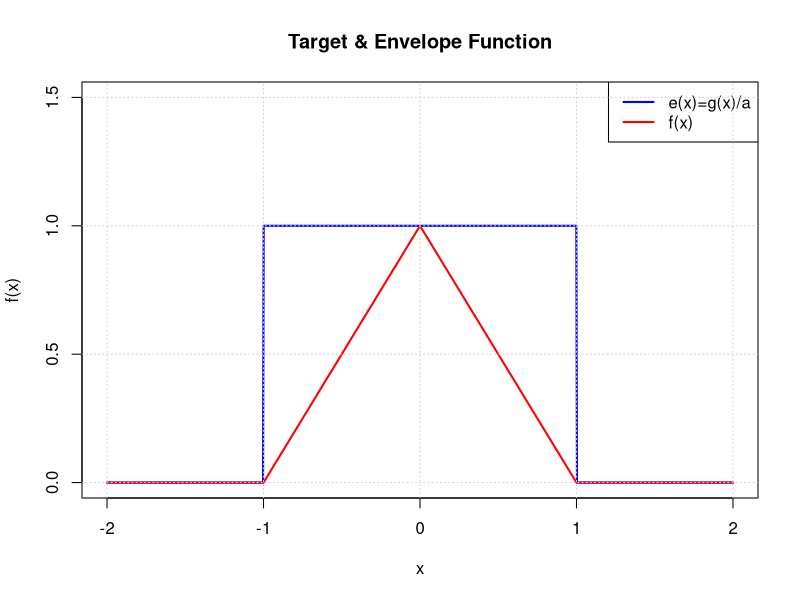
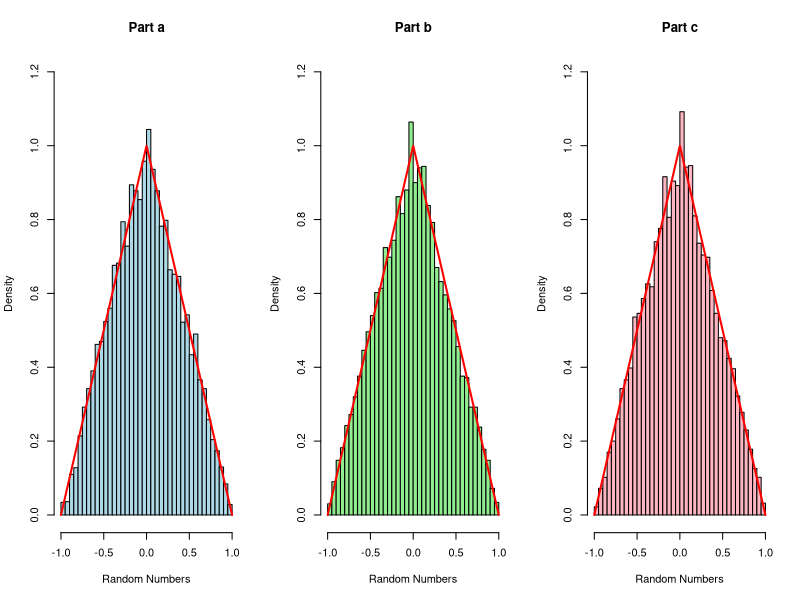
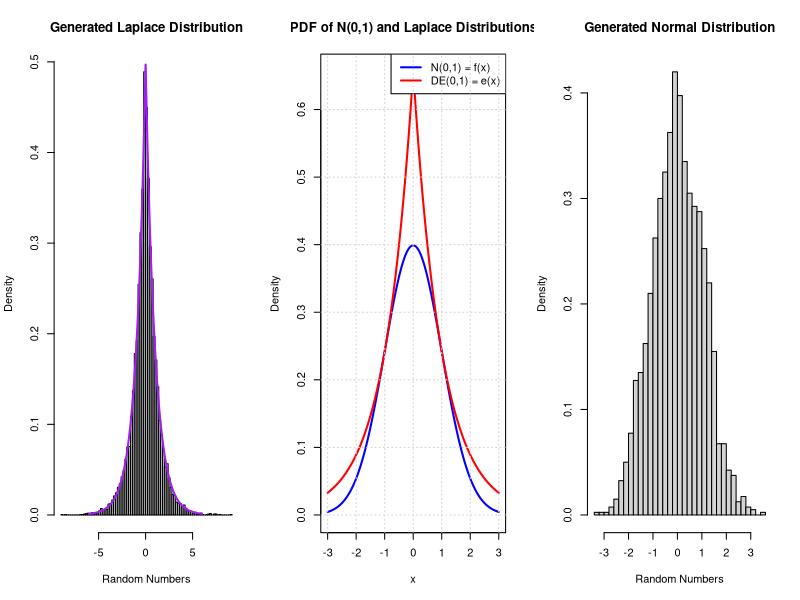
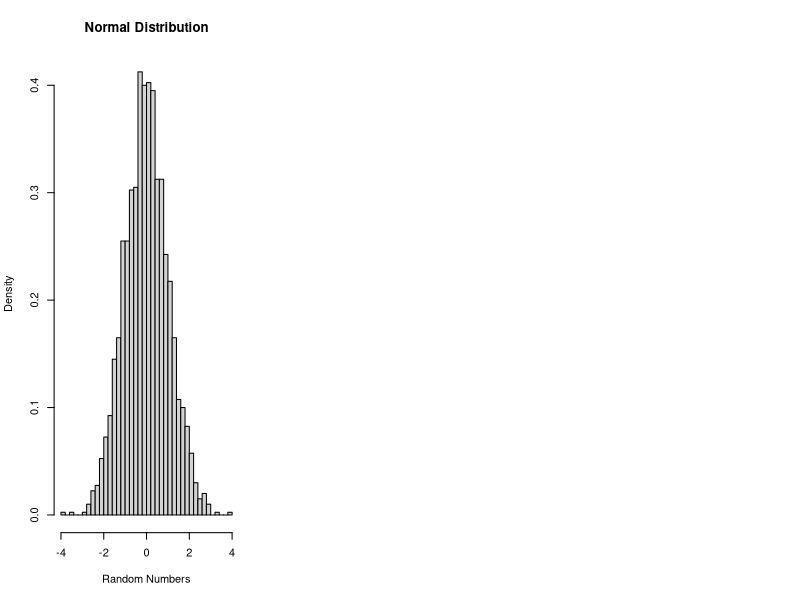
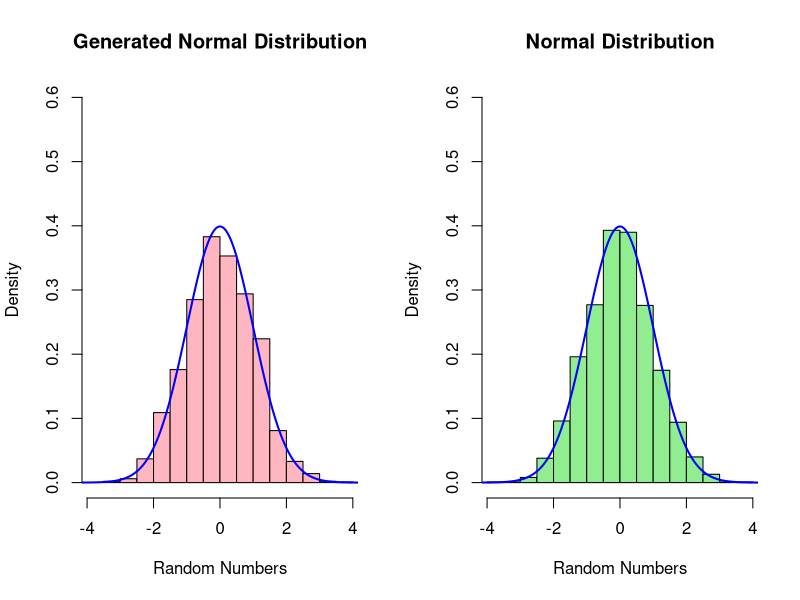
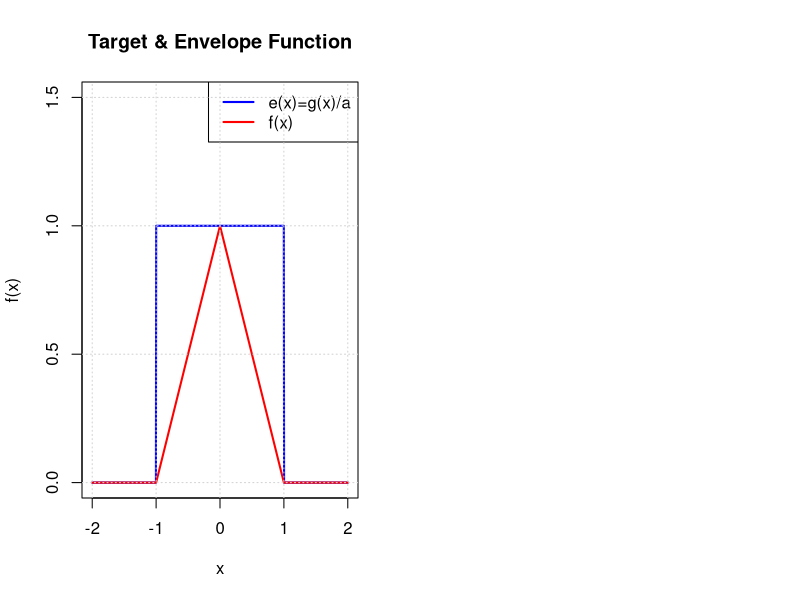
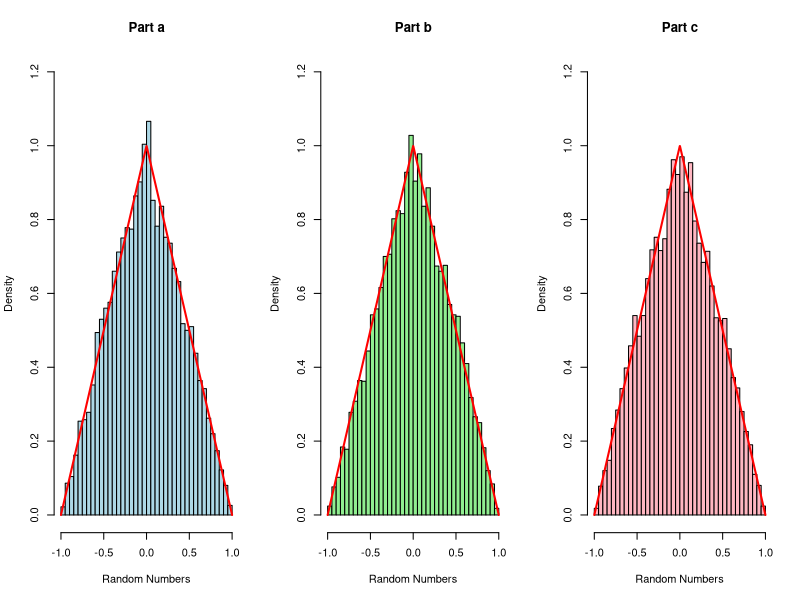
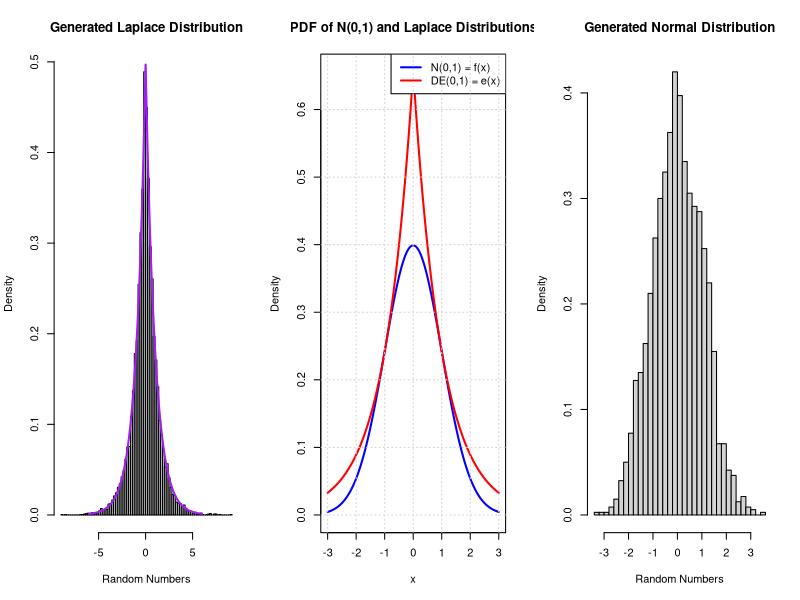

These figures' R source, in order:
## ---- chunk 1
knitr::opts_chunk$set(echo = TRUE)
## ---- chunk 2
# Define the function
triangle_function <- function(x){
  if (x < -1 || x > 1){
    return(0)
  }
  if (-1 <= x && x <= 0){
    return(x+1)
  }
  if (0 < x && x <= 1){
    return(1-x)
  }
}
## ---- chunk 3
x_values <- seq(-2, 2, length.out = 1000)
a <- 0.5
pdf_uniform_values <- dunif(x_values, min = -1, max = 1) / a
pdf_triangle_values <- sapply(x_values, triangle_function)

plot(x_values, pdf_uniform_values, type = 'l', col = 'blue', lwd = 2, 
     xlab = 'x', ylab = 'f(x)',
     main = 'Target & Envelope Function', 
     ylim = c(0, 1.5))
lines(x_values, pdf_triangle_values, col = 'red', lwd = 2)
legend('topright', legend = c('e(x)=g(x)/a', 'f(x)'), 
       col = c('blue', 'red'), lty = 1, lwd = 2)
grid()
## ---- chunk 4
part_a_function <- function(n){
  a <- 0.5 
  count <- 0
  generated_samples <- numeric(n)
  reject <- 0
  
  while (count < n){
    Y <- runif(1, min = -1, max = 1) # Sample from g(x)
    U <- runif(1)
    f_y <- triangle_function(Y)
    g_y <- dunif(Y, min = -1, max = 1)
    e_y <- g_y / a
    
    if ((f_y/e_y) >= U){
      count <- count + 1
      generated_samples[count] <- Y
    }
    else{
      reject <- reject + 1
    }
  }
  return(generated_samples)
}
## ---- chunk 5
part_b_function <- function(n){
  Y <- numeric(n)
  for (i in 1:n){
    u1 <- runif(1)
    u2 <- runif(1)
    if (u2 < 0.5){
      Y[i] <- 1-sqrt(1-u1)
    } else{
      Y[i] <- -(1-sqrt(1-u1))
    }
  }
  return(Y)
}
## ---- chunk 6
part_c_function <- function(n){
  U1 <- runif(n)
  U2 <- runif(n)
  generated_samples <- U1 - U2
  return(generated_samples)
}
## ---- chunk 7
n <- 10000
samples_a <- part_a_function(n)
samples_b <- part_b_function(n)
samples_c <- part_c_function(n)
x2_values <- seq(-1, 1, length.out = 1000)
y2_values <- sapply(x2_values, triangle_function)

par(mfrow = c(1, 3))
hist(samples_a, breaks = 30, freq = FALSE, main = "Part a", 
     xlab = "Random Numbers", ylim = c(0,1.2), col = "lightblue")
lines(x2_values, y2_values, col = 'red', lwd = 2)
hist(samples_b, breaks = 30, freq = FALSE, main = "Part b", 
     xlab = "Random Numbers", ylim = c(0,1.2), col = "lightgreen")
lines(x2_values, y2_values, col = 'red', lwd = 2)
hist(samples_c, breaks = 30, freq = FALSE, main = "Part c", 
     xlab = "Random Numbers", ylim = c(0,1.2), col = "lightpink")
lines(x2_values, y2_values, col = 'red', lwd = 2)
## ---- chunk 8
cat("Variance of part a:", var(samples_a), "\n")
cat("Variance of part b:", var(samples_b), "\n")
cat("Variance of part c:", var(samples_c), "\n")
## ---- chunk 9
laplace_pdf <- function(x, mu = 0, lambda = 1){
  return((lambda/2) * exp(-lambda*abs(x - mu)))
}

CDF_laplace <- function(x, mu = 0, lambda = 1){
  cdf <- ifelse(x < mu, (0.5)*exp(lambda*(x-mu)), 1-0.5*exp(-lambda*(x-mu)) )
  return(cdf)
}

inverse_CDF_laplace <- function(u){
  result <- ifelse(u < 0.5, log(2*u), -(log(2-2*u)))
  return(result)
}
## ---- chunk 10
set.seed(123)
U <- runif(10000)
# Use the inverse CDF to get the random variable
X <- inverse_CDF_laplace(U)
hist(X, breaks = 100, freq = FALSE, main = "Generated Laplace Distribution", 
     xlab = "Random Numbers")

x_laplace_values <- seq(-6, 6, length.out = 1000)
y_laplace_values <- sapply(x_laplace_values, laplace_pdf)
lines(x_laplace_values, y_laplace_values, col = 'purple', lwd = 2)
## ---- chunk 11
normal_pdf <- function(x, mean = 0, sd = 1) {
  coefficient <- 1 / (sqrt(2 * pi) * sd)
  exponent <- -((x - mean) ^ 2) / (2 * sd^2)
  density <- coefficient * exp(exponent)
  return(density)
}
## ---- chunk 12
# Define a new function to optimize
optimize_fnc <- function(x){
  g_x <- laplace_pdf(x)
  f_x <- normal_pdf(x)
  to_optimize <- g_x / f_x
  return(to_optimize)
}

# Use optim() function to find minimum a
init_x <- c(-1)
a <- optim(init_x, fn = optimize_fnc, method = "BFGS")$value 
cat("a = ", a)
## ---- chunk 13
x_values <- seq(-3, 3, length.out = 1000)

# Calculate PDF values for Laplace and normal distributions at x_values
pdf_laplace_values <- laplace_pdf(x_values) / a
pdf_normal_values <- normal_pdf(x_values)

plot(x_values, pdf_normal_values, type = 'l', col = 'blue', lwd = 2, 
     xlab = 'x', ylab = 'Density',
     main = 'PDF of N(0,1) and Laplace Distributions', 
     ylim = c(0, max(pdf_normal_values, pdf_laplace_values)))
lines(x_values, pdf_laplace_values, col = 'red', lwd = 2)
legend('topright', legend = c('N(0,1) = f(x)', 'DE(0,1) = e(x)'), 
       col = c('blue', 'red'), lty = 1, lwd = 2)
grid()
## ---- chunk 14
# Generate samples from normal distribution using laplace distribution
n <- 2000
count <- 0
generated_samples <- numeric(n)
reject <- 0

while (count < n){
  U1 <- runif(1)
  U2 <- runif(1)
  Y <- inverse_CDF_laplace(U1) #generate number from laplace dist using inverse method
  f_y <- dnorm(Y) # target function
  e_y <- laplace_pdf(Y)/a # envelope function
  if ((f_y/e_y) >= U2){
    count <- count + 1
    generated_samples[count] <- Y
  }
  else{
    reject <- reject + 1
  }
}

cat("Average Rejection Rate:", reject /(reject + count), "\n")
ER <- ((1/a) - 1) / (1/a)
cat("Expected Rejection Rate ER:", ER, "\n")
## ---- chunk 15
hist(generated_samples, breaks = 30, freq = FALSE, 
     main = "Generated Normal Distribution", xlab = "Random Numbers")
## ---- chunk 16
actual_sample <- rnorm(n)
hist(actual_sample, breaks = 30, freq = FALSE, main = "Normal Distribution", 
     xlab = "Random Numbers")
## ---- chunk 17
par(mfrow = c(1, 2))
x_normal_values <- seq(-5, 5, length.out = 1000)
y_normal_values <- sapply(x_normal_values, normal_pdf)

hist(generated_samples, breaks = 20, freq = FALSE, main = "Generated Normal Distribution", 
     xlab = "Random Numbers", xlim = range(c(generated_samples, actual_sample)), 
     ylim = c(0, 0.6),col = "lightpink")
lines(x_normal_values, y_normal_values, col = 'blue', lwd = 2)

hist(actual_sample, breaks = 20, freq = FALSE, main = "Normal Distribution", 
     xlab = "Random Numbers", xlim = range(c(generated_samples, actual_sample)), 
     ylim = c(0, 0.6), col = "lightgreen")
lines(x_normal_values, y_normal_values, col = 'blue', lwd = 2)
## ---- chunk 18
# Define the function
triangle_function <- function(x){
  if (x < -1 || x > 1){
    return(0)
  }
  if (-1 <= x && x <= 0){
    return(x+1)
  }
  if (0 < x && x <= 1){
    return(1-x)
  }
}
## ---- chunk 19
x_values <- seq(-2, 2, length.out = 1000)
a <- 0.5
pdf_uniform_values <- dunif(x_values, min = -1, max = 1) / a
pdf_triangle_values <- sapply(x_values, triangle_function)

plot(x_values, pdf_uniform_values, type = 'l', col = 'blue', lwd = 2, 
     xlab = 'x', ylab = 'f(x)',
     main = 'Target & Envelope Function', 
     ylim = c(0, 1.5))
lines(x_values, pdf_triangle_values, col = 'red', lwd = 2)
legend('topright', legend = c('e(x)=g(x)/a', 'f(x)'), 
       col = c('blue', 'red'), lty = 1, lwd = 2)
grid()
## ---- chunk 20
part_a_function <- function(n){
  a <- 0.5 
  count <- 0
  generated_samples <- numeric(n)
  reject <- 0
  
  while (count < n){
    Y <- runif(1, min = -1, max = 1) # Sample from g(x)
    U <- runif(1)
    f_y <- triangle_function(Y)
    g_y <- dunif(Y, min = -1, max = 1)
    e_y <- g_y / a
    
    if ((f_y/e_y) >= U){
      count <- count + 1
      generated_samples[count] <- Y
    }
    else{
      reject <- reject + 1
    }
  }
  return(generated_samples)
}
## ---- chunk 21
part_b_function <- function(n){
  Y <- numeric(n)
  for (i in 1:n){
    u1 <- runif(1)
    u2 <- runif(1)
    if (u2 < 0.5){
      Y[i] <- 1-sqrt(1-u1)
    } else{
      Y[i] <- -(1-sqrt(1-u1))
    }
  }
  return(Y)
}
## ---- chunk 22
part_c_function <- function(n){
  U1 <- runif(n)
  U2 <- runif(n)
  generated_samples <- U1 - U2
  return(generated_samples)
}
## ---- chunk 23
n <- 10000
samples_a <- part_a_function(n)
samples_b <- part_b_function(n)
samples_c <- part_c_function(n)
x2_values <- seq(-1, 1, length.out = 1000)
y2_values <- sapply(x2_values, triangle_function)

par(mfrow = c(1, 3))
hist(samples_a, breaks = 30, freq = FALSE, main = "Part a", 
     xlab = "Random Numbers", ylim = c(0,1.2), col = "lightblue")
lines(x2_values, y2_values, col = 'red', lwd = 2)
hist(samples_b, breaks = 30, freq = FALSE, main = "Part b", 
     xlab = "Random Numbers", ylim = c(0,1.2), col = "lightgreen")
lines(x2_values, y2_values, col = 'red', lwd = 2)
hist(samples_c, breaks = 30, freq = FALSE, main = "Part c", 
     xlab = "Random Numbers", ylim = c(0,1.2), col = "lightpink")
lines(x2_values, y2_values, col = 'red', lwd = 2)
## ---- chunk 24
cat("Variance of part a:", var(samples_a), "\n")
cat("Variance of part b:", var(samples_b), "\n")
cat("Variance of part c:", var(samples_c), "\n")
## ---- chunk 25
laplace_pdf <- function(x, mu = 0, lambda = 1){
  return((lambda/2) * exp(-lambda*abs(x - mu)))
}

CDF_laplace <- function(x, mu = 0, lambda = 1){
  cdf <- ifelse(x < mu, (0.5)*exp(lambda*(x-mu)), 1-0.5*exp(-lambda*(x-mu)) )
  return(cdf)
}

inverse_CDF_laplace <- function(u){
  result <- ifelse(u < 0.5, log(2*u), -(log(2-2*u)))
  return(result)
}
## ---- chunk 26
set.seed(123)
U <- runif(10000)
# Use the inverse CDF to get the random variable
X <- inverse_CDF_laplace(U)
hist(X, breaks = 100, freq = FALSE, main = "Generated Laplace Distribution", 
     xlab = "Random Numbers")

x_laplace_values <- seq(-6, 6, length.out = 1000)
y_laplace_values <- sapply(x_laplace_values, laplace_pdf)
lines(x_laplace_values, y_laplace_values, col = 'purple', lwd = 2)
## ---- chunk 27
normal_pdf <- function(x, mean = 0, sd = 1) {
  coefficient <- 1 / (sqrt(2 * pi) * sd)
  exponent <- -((x - mean) ^ 2) / (2 * sd^2)
  density <- coefficient * exp(exponent)
  return(density)
}
## ---- chunk 28
# Define a new function to optimize
optimize_fnc <- function(x){
  g_x <- laplace_pdf(x)
  f_x <- normal_pdf(x)
  to_optimize <- g_x / f_x
  return(to_optimize)
}

# Use optim() function to find minimum a
init_x <- c(-1)
a <- optim(init_x, fn = optimize_fnc, method = "BFGS")$value 
cat("a = ", a)
## ---- chunk 29
x_values <- seq(-3, 3, length.out = 1000)

# Calculate PDF values for Laplace and normal distributions at x_values
pdf_laplace_values <- laplace_pdf(x_values) / a
pdf_normal_values <- normal_pdf(x_values)

plot(x_values, pdf_normal_values, type = 'l', col = 'blue', lwd = 2, 
     xlab = 'x', ylab = 'Density',
     main = 'PDF of N(0,1) and Laplace Distributions', 
     ylim = c(0, max(pdf_normal_values, pdf_laplace_values)))
lines(x_values, pdf_laplace_values, col = 'red', lwd = 2)
legend('topright', legend = c('N(0,1) = f(x)', 'DE(0,1) = e(x)'), 
       col = c('blue', 'red'), lty = 1, lwd = 2)
grid()
## ---- chunk 30
# Generate samples from normal distribution using laplace distribution
n <- 2000
count <- 0
generated_samples <- numeric(n)
reject <- 0

while (count < n){
  U1 <- runif(1)
  U2 <- runif(1)
  Y <- inverse_CDF_laplace(U1) #generate number from laplace dist using inverse method
  f_y <- dnorm(Y) # target function
  e_y <- laplace_pdf(Y)/a # envelope function
  if ((f_y/e_y) >= U2){
    count <- count + 1
    generated_samples[count] <- Y
  }
  else{
    reject <- reject + 1
  }
}

cat("Average Rejection Rate:", reject /(reject + count), "\n")
ER <- ((1/a) - 1) / (1/a)
cat("Expected Rejection Rate ER:", ER, "\n")
## ---- chunk 31
hist(generated_samples, breaks = 30, freq = FALSE, 
     main = "Generated Normal Distribution", xlab = "Random Numbers")
## ---- chunk 32
actual_sample <- rnorm(n)
hist(actual_sample, breaks = 30, freq = FALSE, main = "Normal Distribution", 
     xlab = "Random Numbers")
## ---- chunk 33
par(mfrow = c(1, 2))
x_normal_values <- seq(-5, 5, length.out = 1000)
y_normal_values <- sapply(x_normal_values, normal_pdf)

hist(generated_samples, breaks = 20, freq = FALSE, main = "Generated Normal Distribution", 
     xlab = "Random Numbers", xlim = range(c(generated_samples, actual_sample)), 
     ylim = c(0, 0.6),col = "lightpink")
lines(x_normal_values, y_normal_values, col = 'blue', lwd = 2)

hist(actual_sample, breaks = 20, freq = FALSE, main = "Normal Distribution", 
     xlab = "Random Numbers", xlim = range(c(generated_samples, actual_sample)), 
     ylim = c(0, 0.6), col = "lightgreen")
lines(x_normal_values, y_normal_values, col = 'blue', lwd = 2)
